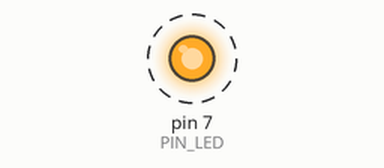
This sketch was run on a simulated Arduino Uno, built with avr-gcc and run on an emulated ATmega328P. On the bench: output pins drawn as LEDs (lit = HIGH). Dashed ring = blinking. At 2.0 s the program stops and its outputs stay as they are.

Above: at 1.05 s.
Timing chart, 0 to 3.5 s (numbered marks = the images above):
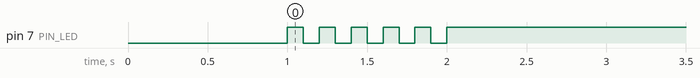

The sketch:

05_practice_2.ino
```cpp
#define PIN_LED 7
unsigned int toggle;

void setup() {
  pinMode(PIN_LED, OUTPUT);
  digitalWrite(PIN_LED, 0);
  delay(1000);
}

void loop() {
  light();
  digitalWrite(PIN_LED, 1);
  while(1){}
}
void light(){
  for(int i = 0; i<5; i++){
    digitalWrite(PIN_LED, 1);
    delay(100);
    digitalWrite(PIN_LED, 0);
    delay(100);


  }


}
```

Measured:
- by itself, pin 7 (PIN_LED): alternates HIGH for 0.10 s and LOW for 0.10 s, 11 changes in all, then stays HIGH
